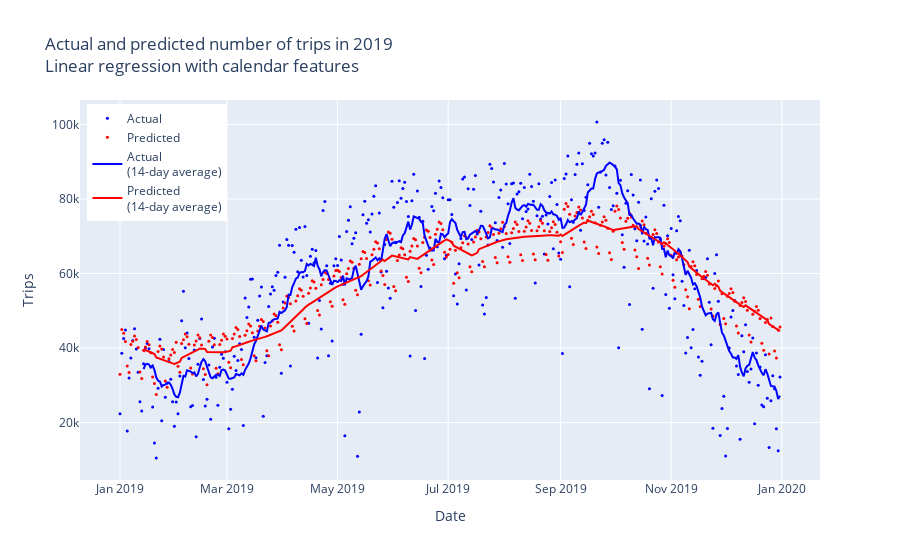

Write notebook code for a chart like this one.
### Code cell
plot_test(df_test, y_test, "Actual and predicted number of trips in 2019<br>Linear regression with calendar features")

### Figure 1 — Plotly figure (JSON) as saved in the notebook; plotly's stock layout.template omitted (floating-point values rounded to 4 significant figures; data arrays with more than 128 entries replaced by an {"elided": "..."} marker saying what was removed)
{"data": [{"marker": {"color": "blue", "size": 3}, "mode": "markers", "name": "Actual", "type": "scatter", "x": {"elided": "365 str values"}, "y": {"elided": "365 int values"}}, {"marker": {"color": "red", "size": 3}, "mode": "markers", "name": "Predicted", "type": "scatter", "x": {"elided": "365 str values"}, "y": {"elided": "365 float values"}}, {"marker": {"color": "blue"}, "mode": "lines", "name": "Actual<br>(14-day average)", "type": "scatter", "x": {"elided": "365 str values"}, "y": {"elided": "365 float values"}}, {"marker": {"color": "red"}, "mode": "lines", "name": "Predicted<br>(14-day average)", "type": "scatter", "x": {"elided": "365 str values"}, "y": {"elided": "365 float values"}}], "layout": {"legend": {"x": 0.01, "xanchor": "left", "y": 0.99, "yanchor": "top"}, "title": {"text": "Actual and predicted number of trips in 2019<br>Linear regression with calendar features"}, "xaxis": {"title": {"text": "Date"}}, "yaxis": {"title": {"text": "Trips"}}}}
